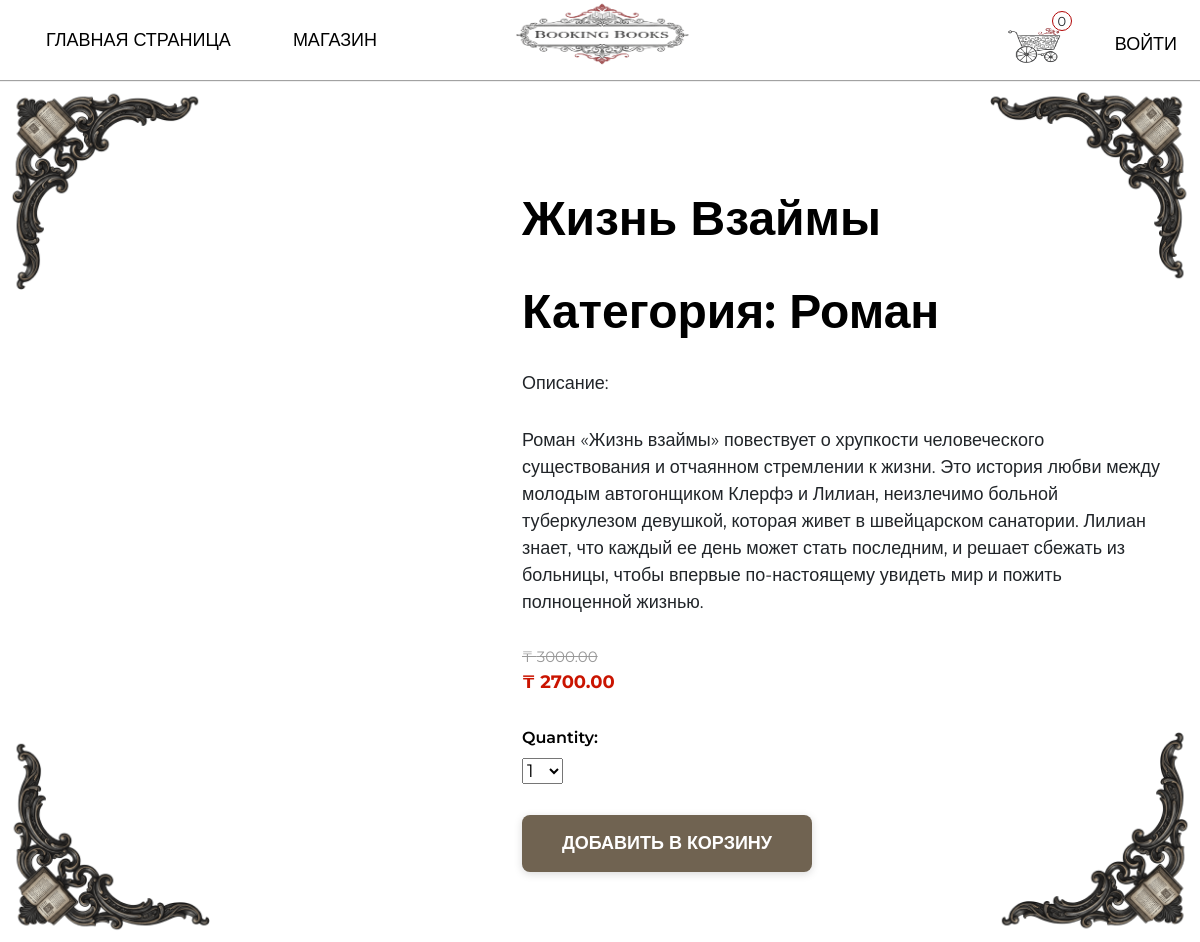
Screenshot of /shop/zhizn-vzajmy/ with the database file from the repository.
### main/models.py (models this page shows, shortened)
class Product(models.Model):
    category = models.ForeignKey(Category,
                                 related_name='products',
                                 on_delete=models.CASCADE)
    name = models.CharField(max_length=50)
    slug = models.SlugField(max_length=50)
    image = models.ImageField(upload_to='products/%y/%m/%d',
                              blank=True)
    description = models.TextField(blank=True)
    price = models.DecimalField(max_digits=10,
                                decimal_places=2)
    available = models.BooleanField(default=True)
    created = models.DateTimeField(auto_now_add=True)
    updated = models.DateTimeField(auto_now=True)
    discount = models.DecimalField(default=0.00,
                                   max_digits=4,
                                   decimal_places=2)
    class Meta:
        ordering = ['name']
        indexes = [
            models.Index(fields=['id', 'slug']),
            models.Index(fields=['name']),
            models.Index(fields=['-created']),
        ]
    def sell_price(self):
        if self.discount:
            return round(self.price - self.price * self.discount/100, 2)
        return self.price

class Category(models.Model):
    name = models.CharField(max_length=40,
                            unique=True)
    slug = models.SlugField(max_length=20,
                            unique=True)
    class Meta:
        ordering = ['name']
        indexes = [models.Index(fields=['name'])]
        verbose_name = 'category'
        verbose_name_plural = 'categories'
    def __str__(self):
        return self.name

### main/views.py (the view)
# urls.py: path('shop/<slug:slug>/', views.product_detail,
def product_detail(request, slug):
    product = get_object_or_404(Product,
                                slug=slug,
                                available=True)
    cart_product_form = CartAddProductForm
    return render(request, 'main/product/detail.html',
                  {'product': product,
                  'cart_product_form': cart_product_form})

### cart/cart.py (called while the page is built)
    def __len__(self):
        return sum(item['quantity'] for item in self.cart.values())

### cart/context_processors.py (called while the page is built)
def cart(request):
    return {'cart': Cart(request)}

### main/templates/main/product/detail.html (shortened to what this page needs)
{% extends 'main/base.html' %}
{% load static %}
{% block content %}
    <div class="detail-product">
        <div class="detail-img">
        </div>
        <div class="detail-description">
                <h2>{{product.name}}</h2>
                <br>
                <h2>Категория: {{product.category}}</h2>
                <p>Описание: {{product.description|linebreaks}}</p>
                {% if product.discount %}
                    <div class="card-discount">
                        <p class="line">₸ {{product.price}}</p>
                        <p>₸ {{product.sell_price}}</p>
                    </div>
                {% else %}
                    <p class="price">₸ {{product.price}}</p>
                {% endif %}
                <form action="{% url 'cart:cart_add' product.id %}" class="qform" method="post">
                    <div class="cart-form">
                        {{cart_product_form}}
                    </div>
                    <input type="submit" class="add-to-cart-btn" value="Добавить в корзину">
                </form>
            </div>
    </div>
{% endblock content %}

### main/templates/main/base.html (shortened to what this page needs)
{% load static %}
<!DOCTYPE html>
<html lang="en">
<head>
    <link rel="stylesheet" href="{% static 'bootstrap/css/bootstrap.min.css' %}">
    <link rel="stylesheet" href="{% static 'css/base.css' %}">
</head>
<body>
    <header class="header sticky-top">
        <div class="header-container d-flex">
            <nav class="header-nav">
                <ul class="header-list d-flex">
                    <li>
                        <a href="/" class="nav-a m-3">Главная страница</a>
                    </li>
                    <li>
                        <a href="#" class="nav-a m-3">Магазин</a>
                    </li>
                </ul>
            </nav>
            <div class="header-logo">
                <a href="/"><img src="{% static 'img/logo1_books.png'%}" class="booking-logo" alt="" ></a>
            </div>
            <div class="header-profile pt-2">
                <a href="{% url 'cart:cart_detail' %}"><img src="{% static 'img/cart_img.png' %}" class="cart-img"></a>
                <a href="#" class="m-2">ВОЙТИ</a>
                <p class="cart-quantity">
                    {% with cart_quantity=cart|length %}
                        {% if cart_quantity > 0 %}
                            {{cart_quantity}}
                        {% else %}
                            0
                        {% endif %}
                    {% endwith %}
                </p>
            </div>
        </div>
    </header>
    <div class="container">
        {% block content %}
        {% endblock content %}
    </div>
    <img src="{% static 'img/frame1.png'%}" class="frame1" alt="">
    <img src="{% static 'img/frame2.png'%}" class="frame2" alt="">
    <img src="{% static 'img/frame3.png'%}" class="frame3" alt="">
    <img src="{% static 'img/frame4.png'%}" class="frame4" alt="">
</body>
</html>

### main/static/css/base.css (style rules this page uses)
:root { --box-shadow: 0px 1px 1px rgba(0, 0, 0, 0.363); }
body { font-family: "Montserrat", sans-serif; font-size: 18px; padding: 0; margin: 0; overflow-x: hidden; background: #fff; }
ul { list-style: none; padding: 0; }
a { text-decoration: none; color: #000; }
h2 { font-size: 48px; font-weight: 600; color: #000; }
.header-container { box-sizing: border-box; max-width: 1400px; margin: 0 auto; display: flex; justify-content: space-between; padding: 0 15px; align-items: center; height: 80px; position: relative; }
.container { box-sizing: border-box; max-width: 1600px; margin: auto; }
.header { height: 80px; background-color: #fff; box-shadow: var(--box-shadow); z-index: 10; position: sticky; top: 0; }
.header-list { text-transform: uppercase; margin: 0; padding: 0; display: flex; align-items: center; }
.header-list a { color: #000 !important; text-decoration: none; font-weight: 500; padding: 10px 15px; border-radius: 5px; transition: background-color 0.3s ease; }
.header-logo { position: absolute; left: 50%; transform: translateX(-50%); display: flex; align-items: center; }
.header-logo img { max-height: 180px; width: 400px; }
.header-profile { display: flex; align-items: center; }
.header-profile a { color: #000; text-decoration: none; font-weight: 500; text-transform: uppercase; }
.header-nav { display: flex; align-items: center; }
.card-discount { margin-top: 30px; margin-bottom: 30px; }
.card-discount .line { text-decoration: line-through; color: #999; font-size: 15px; margin: 0; }
.card-discount p:last-child { font-size: 18px; font-weight: 700; color: #ca1400; margin: 0; }
.frame1 { position: fixed; top: 80px; left: 0; z-index: 1; max-height: 250px; max-width: 250px; }
.frame2 { position: fixed; top: 80px; right: 0; z-index: 1; max-height: 250px; max-width: 250px; }
.frame3 { position: fixed; bottom: 0; right: 0; z-index: 1; max-height: 250px; max-width: 250px; }
.frame4 { position: fixed; bottom: 0; left: 0; z-index: 1; max-height: 250px; max-width: 250px; }
.detail-product { display: flex; max-width: 1200px; margin: 50px auto; padding: 20px; gap: 50px; align-items: flex-start; }
.detail-img { flex: 0 0 400px; }
.detail-description { margin-top: 40px; margin-left: 40px; }
.detail-description p { margin-top: 30px; max-width: 7000px; }
.cart-img { width: 85px; height: 55px; margin-right: 30px; }
.cart-quantity { position: absolute; border-radius: 20px; width: 20px; height: 20px; font-size: 13px; border: 1px solid #b10404; text-align: center; margin-left: 60px; margin-top: -30px; }
.add-to-cart-btn { display: inline-block; background-color: #706351; color: white; padding: 15px 40px; border: none; border-radius: 8px; font-size: 18px; font-weight: 600; text-transform: uppercase; cursor: pointer; transition: all 0.3s ease; box-shadow: 0 2px 8px rgba(0, 0, 0, 0.15); margin-top: 20px; }
.cart-form { margin-top: 20px; margin-bottom: 10px; }
.cart-form label { display: block; margin-bottom: 8px; font-weight: 600; font-size: 16px; color: #000; }

### rows the page displays
Product: name "Жизнь Взаймы", category "Роман", description "Роман «Жизнь взаймы» повествует о хрупкости человеческого существования и отчаянном стремлении к жизни. Это история любви между молодым автогонщиком Клерфэ и Лилиан, неизлечимо больной туберкулезом девушкой, которая живет в швейцарском санатории. Лилиан знает, что каждый ее день может стать последним, и решает сбежать из больницы, чтобы впервые по-настоящему увидеть мир и пожить полноценной жизнью.", price "3000.00", sell_price "2700.00"
